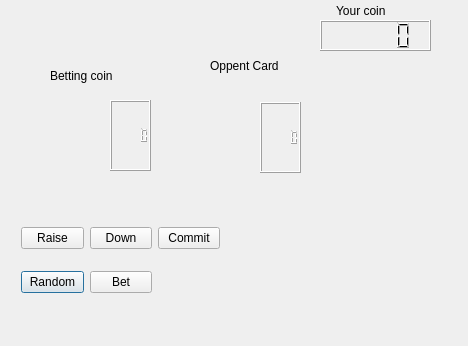
<?xml version="1.0" encoding="UTF-8"?>
<ui version="4.0">
 <class>Dialog</class>
 <widget class="QDialog" name="Dialog">
  <property name="geometry">
   <rect>
    <x>0</x>
    <y>0</y>
    <width>468</width>
    <height>346</height>
   </rect>
  </property>
  <property name="windowTitle">
   <string>Dialog</string>
  </property>
  <widget class="QWidget" name="gridLayoutWidget">
   <property name="geometry">
    <rect>
     <x>10</x>
     <y>200</y>
     <width>221</width>
     <height>121</height>
    </rect>
   </property>
   <layout class="QGridLayout" name="gridLayout">
    <item row="1" column="0">
     <widget class="QPushButton" name="pushButton_Random">
      <property name="text">
       <string>Random</string>
      </property>
     </widget>
    </item>
    <item row="1" column="1">
     <widget class="QPushButton" name="pushButton_Bet">
      <property name="text">
       <string>Bet</string>
      </property>
     </widget>
    </item>
    <item row="0" column="1">
     <widget class="QPushButton" name="pushButton_Down">
      <property name="text">
       <string>Down</string>
      </property>
     </widget>
    </item>
    <item row="0" column="0">
     <widget class="QPushButton" name="pushButton_Raise">
      <property name="text">
       <string>Raise</string>
      </property>
     </widget>
    </item>
    <item row="0" column="2">
     <widget class="QPushButton" name="pushButton_commit">
      <property name="text">
       <string>Commit</string>
      </property>
     </widget>
    </item>
   </layout>
  </widget>
  <widget class="QLCDNumber" name="lcdNumber_bet">
   <property name="geometry">
    <rect>
     <x>110</x>
     <y>100</y>
     <width>41</width>
     <height>71</height>
    </rect>
   </property>
  </widget>
  <widget class="QLCDNumber" name="lcdNumber_coin">
   <property name="geometry">
    <rect>
     <x>320</x>
     <y>20</y>
     <width>111</width>
     <height>31</height>
    </rect>
   </property>
  </widget>
  <widget class="QLCDNumber" name="lcdNumber_random">
   <property name="geometry">
    <rect>
     <x>260</x>
     <y>102</y>
     <width>41</width>
     <height>71</height>
    </rect>
   </property>
  </widget>
  <widget class="QLabel" name="label_beting">
   <property name="geometry">
    <rect>
     <x>50</x>
     <y>60</y>
     <width>101</width>
     <height>31</height>
    </rect>
   </property>
   <property name="text">
    <string>Betting coin</string>
   </property>
  </widget>
  <widget class="QLabel" name="label_OppentCard">
   <property name="geometry">
    <rect>
     <x>210</x>
     <y>50</y>
     <width>111</width>
     <height>31</height>
    </rect>
   </property>
   <property name="text">
    <string>Oppent Card</string>
   </property>
  </widget>
  <widget class="QLabel" name="label_Coin">
   <property name="geometry">
    <rect>
     <x>336</x>
     <y>0</y>
     <width>101</width>
     <height>21</height>
    </rect>
   </property>
   <property name="text">
    <string>Your coin</string>
   </property>
  </widget>
  <widget class="QLabel" name="label">
   <property name="geometry">
    <rect>
     <x>200</x>
     <y>60</y>
     <width>181</width>
     <height>261</height>
    </rect>
   </property>
   <property name="text">
    <string/>
   </property>
   <property name="pixmap">
    <pixmap resource="mypro.qrc">:/new/prefix1/player.PNG</pixmap>
   </property>
  </widget>
  <zorder>label</zorder>
  <zorder>gridLayoutWidget</zorder>
  <zorder>lcdNumber_bet</zorder>
  <zorder>lcdNumber_coin</zorder>
  <zorder>lcdNumber_random</zorder>
  <zorder>label_beting</zorder>
  <zorder>label_OppentCard</zorder>
  <zorder>label_Coin</zorder>
 </widget>
 <layoutdefault spacing="6" margin="11"/>
 <resources>
  <include location="mypro.qrc"/>
 </resources>
 <connections/>
</ui>
